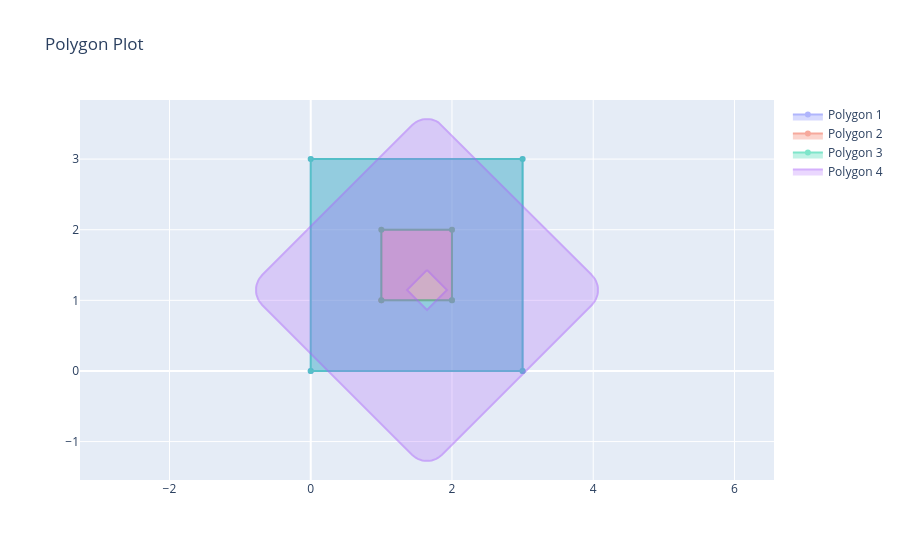

Write notebook code for a chart like this one.
### Markdown cell above
### Rotation

### Code cell
p1 = dshape.geometry.Rectangle(0, 0, 3, 3)
p2 = dshape.geometry.Rectangle(1, 1, 1, 1)
p3 = p1 - p2
p4 = p3.buffer(0.3)
p5 = p4.rotate(jnp.pi / 4, center=jnp.array([2.0, 1.5]))
dshape.plotting.plot_polygons([p1, p2, p3, p5])

### Figure 1 — Plotly figure (JSON) as saved in the notebook; plotly's stock layout.template omitted (floating-point values rounded to 4 significant figures)
{"data": [{"fill": "toself", "name": "Polygon 1", "opacity": 0.5, "type": "scatter", "x": [0, 3, 3, 0, 0, null], "y": [0, 0, 3, 3, 0, null]}, {"fill": "toself", "name": "Polygon 2", "opacity": 0.5, "type": "scatter", "x": [1, 2, 2, 1, 1, null], "y": [1, 1, 2, 2, 1, null]}, {"fill": "toself", "name": "Polygon 3", "opacity": 0.5, "type": "scatter", "x": [3, 3, 0, 0, 3, null, 2, 1, 1, 2, 2, null], "y": [0, 3, 3, 0, 0, null, 1, 1, 2, 2, 1, null]}, {"fill": "toself", "name": "Polygon 4", "opacity": 0.5, "type": "scatter", "x": [3.98, 1.859, 1.833, 1.806, 1.777, 1.746, 1.713, 1.68, 1.646, 1.613, 1.58, 1.547, 1.516, 1.487, 1.459, 1.434, -0.687, -0.7094, -0.7289, -0.7452, -0.758, -0.7674, -0.773, -0.7749, -0.773, -0.7674, -0.758, -0.7452, -0.7289, -0.7094, -0.687, 1.434, 1.459, 1.487, 1.516, 1.547, 1.58, 1.613, 1.646, 1.68, 1.713, 1.746, 1.777, 1.806, 1.833, 1.859, 3.98, 4.002, 4.022, 4.038, 4.051, 4.06, 4.066, 4.068, 4.066, 4.06, 4.051, 4.038, 4.022, 4.002, 3.98, null, 1.646, 1.929, 1.646, 1.364, 1.646, null], "y": [1.359, 3.48, 3.502, 3.522, 3.538, 3.551, 3.56, 3.566, 3.568, 3.566, 3.56, 3.551, 3.538, 3.522, 3.502, 3.48, 1.359, 1.333, 1.306, 1.277, 1.246, 1.213, 1.18, 1.146, 1.113, 1.08, 1.047, 1.016, 0.9868, 0.9594, 0.9343, -1.187, -1.209, -1.229, -1.245, -1.258, -1.267, -1.273, -1.275, -1.273, -1.267, -1.258, -1.245, -1.229, -1.209, -1.187, 0.9343, 0.9594, 0.9868, 1.016, 1.047, 1.08, 1.113, 1.146, 1.18, 1.213, 1.246, 1.277, 1.306, 1.333, 1.359, null, 1.429, 1.146, 0.8636, 1.146, 1.429, null]}], "layout": {"showlegend": true, "title": {"text": "Polygon Plot"}, "yaxis": {"scaleanchor": "x", "scaleratio": 1}}}
